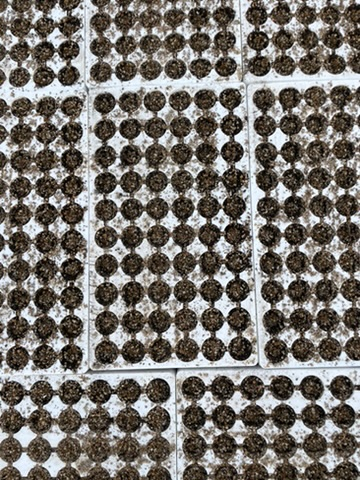
#> input picture backend/_test/_test1.jpeg, 360 x 480 px
$ python -i image_analyzer.py   (imports and definitions only)
#> lines starting #> are read from the running program, lines starting #| are printed output that depends on the picture; after the words box and inside, x2 and y2 are one past the last pixel; in counts of white or black regions, pixels touching at a corner belong together
import cv2
import numpy as np

from PIL import Image

def analyze(image_path):
    try:
        nr_piantine = conta_piantine(image_path)
        return nr_piantine
    except Exception as e:
        raise ValueError(f"Errore durante l'analisi dell'immagine: {e}")


def conta_piantine(image_path):
#> called with image_path = '../_test/_test1.jpeg'
    img = cv2.imread(image_path)
#> img is the input picture: shape (480, 360, 3); mean B, G, R 110.2, 115.4, 119.4

    hsv = cv2.cvtColor(img, cv2.COLOR_BGR2HSV)
#> hsv: shape (480, 360, 3); mean H, S, V 40.7, 55.2, 122
    lower_green = np.array([25, 40, 40])
    upper_green = np.array([90, 255, 255])
    mask = cv2.inRange(hsv, lower_green, upper_green)
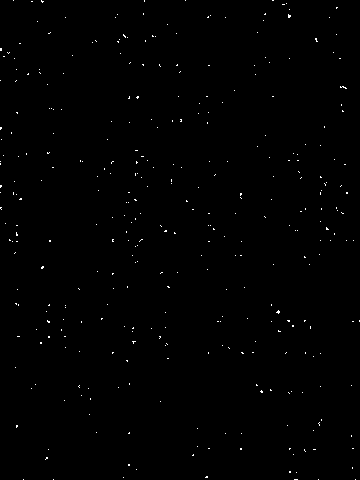
#> mask: shape (480, 360); 0.41% white in thin lines or dots

    kernel = np.ones((5, 5), np.uint8)
    mask = cv2.morphologyEx(mask, cv2.MORPH_OPEN, kernel, iterations=2)
#> mask: shape (480, 360); every value is 0
    mask = cv2.morphologyEx(mask, cv2.MORPH_CLOSE, kernel, iterations=2)

    contours, _ = cv2.findContours(mask, cv2.RETR_EXTERNAL, cv2.CHAIN_APPROX_SIMPLE)
#> contours = []

    min_area = 50
    filtered_contours = [cnt for cnt in contours if cv2.contourArea(cnt) > min_area]
#> filtered_contours = []

    plant_centers = []
    for cnt in filtered_contours:
        M = cv2.moments(cnt)
        if M["m00"] != 0:
            cX = int(M["m10"] / M["m00"])
            cY = int(M["m01"] / M["m00"])
            plant_centers.append((cX, cY))
#> this loop made 0 passes
#> after the loop, plant_centers = []

    max_distance = 30
    grouped_plants = []
    used_centers = set()

    for i, center1 in enumerate(plant_centers):
        if i in used_centers:
            continue
        group = [center1]
        for j, center2 in enumerate(plant_centers):
            if i != j and j not in used_centers:
                distance = np.sqrt((center1[0] - center2[0])**2 + (center1[1] - center2[1])**2)
                if distance < max_distance:
                    group.append(center2)
                    used_centers.add(j)
        grouped_plants.append(group)
#> after the loop, grouped_plants = []; used_centers = 0 items

    num_piantine = len(grouped_plants)
#> num_piantine = 0

    return num_piantine

>>> result = analyze('../_test/_test1.jpeg')
#> result = 0

$ run again, on backend/_test/_test2.png
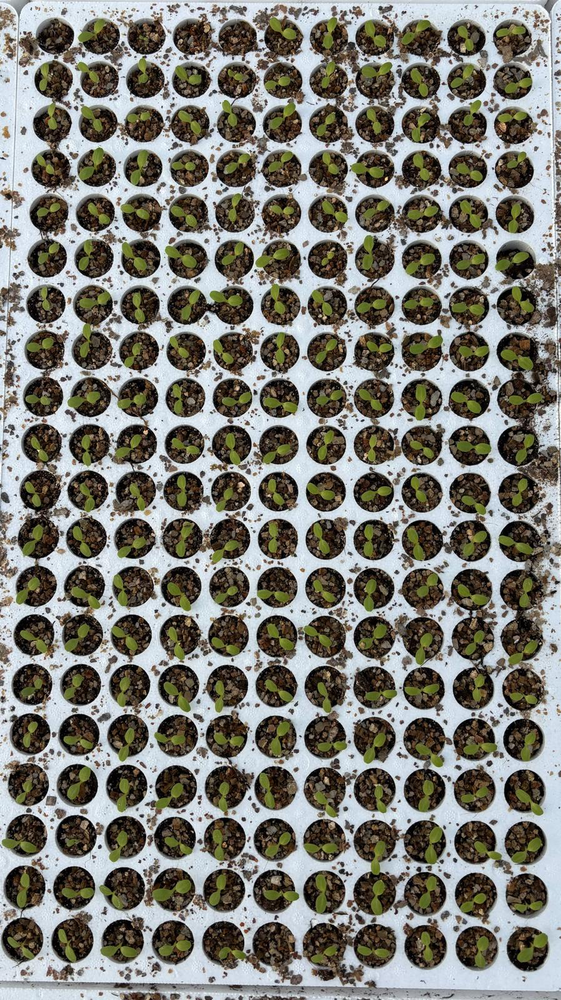
#> input picture backend/_test/_test2.png, 561 x 1000 px, shrunk from 898 x 1600 before the run
#> in conta_piantine, img is the input picture: shape (1000, 561, 3); mean B, G, R 116.3, 123.5, 123.9
#> hsv: shape (1000, 561, 3); mean H, S, V 58, 70.5, 131.4
#> in conta_piantine, `mask = cv2.inRange(hsv, lower_green, upper_green)`:
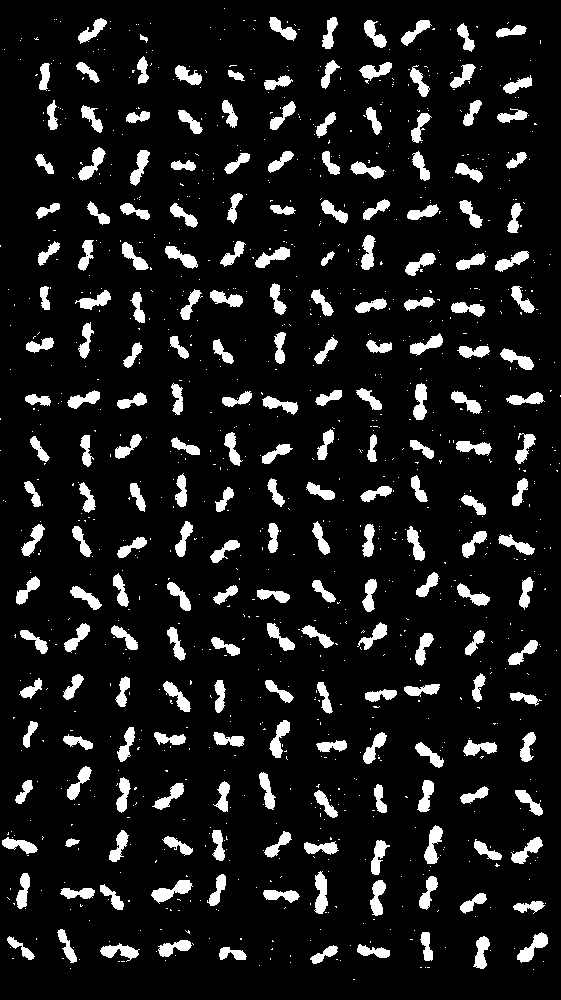
#> mask: shape (1000, 561); 10.5% white; 1095 white regions (879 under 20 px), largest, box (x1, y1, x2, y2) and area: (151, 880, 193, 904) 437, (314, 871, 328, 914) 404, (517, 932, 548, 963) 398
#> in conta_piantine, `mask = cv2.morphologyEx(mask, cv2.MORPH_CLOSE, kernel, iterations=2)`:
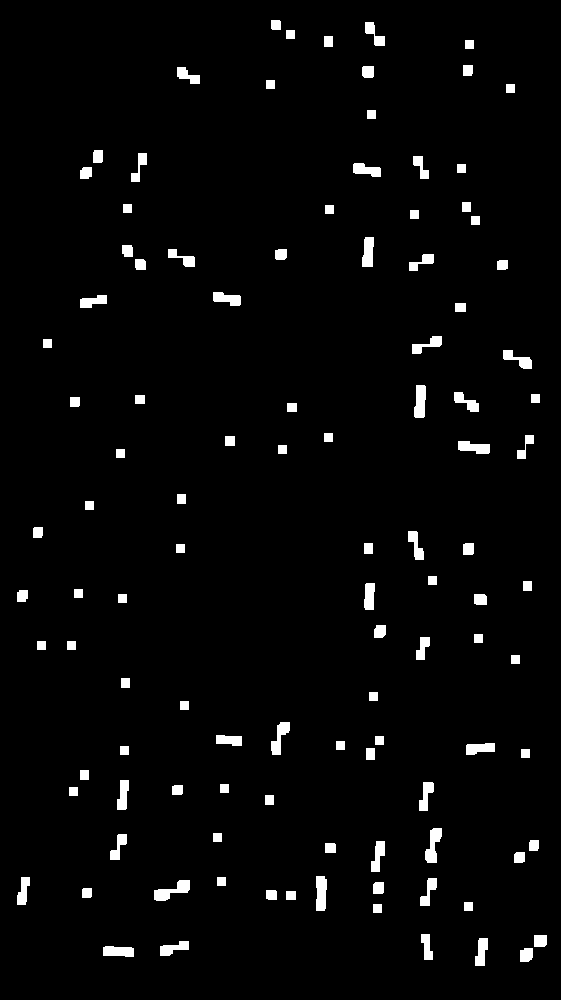
#> mask: shape (1000, 561); 2.9% white; 109 white regions
#> contours = 109 contours; largest, box (x1, y1, x2, y2) and area: (154, 880, 190, 901) 318, (316, 876, 327, 911) 302, (425, 828, 442, 863) 298, (414, 385, 426, 418) 291, (271, 722, 290, 755) 264
#> filtered_contours has the same summary as contours
#> the loop in conta_piantine, `for cnt in filtered_contours:` made 109 passes
#> (cnt, cX, cY) on passes 7, 8, 9, 15, 23, 25, 26: ([[373, 904], [373, 912], [381, 912], [381, 904]], 377, 908), ([[464, 902], [464, 910], [472, 910], [472, 902]], 468, 906), ([[286, 891], [286, 899], [295, 899], [295, 891]], 290, 895), ([[217, 877], [217, 885], [225, 885], [225, 877]], 221, 881), ([[213, 833], [213, 841], [221, 841], [221, 833]], 217, 837), ([[265, 795], [265, 804], [273, 804], [273, 795]], 269, 799), ([[69, 787], [69, 795], [77, 795], [77, 787]], 73, 791)
#> after the loop in conta_piantine, `for cnt in filtered_contours:`: plant_centers = 109 pairs, first value 21 to 539, second value 24 to 954
#> the loop in conta_piantine, `for i, center1 in enumerate(plant_centers):` made 109 passes
#> after the loop in conta_piantine, `for i, center1 in enumerate(plant_centers):`: grouped_plants = 98 items; used_centers = 11 items
#> num_piantine = 98
